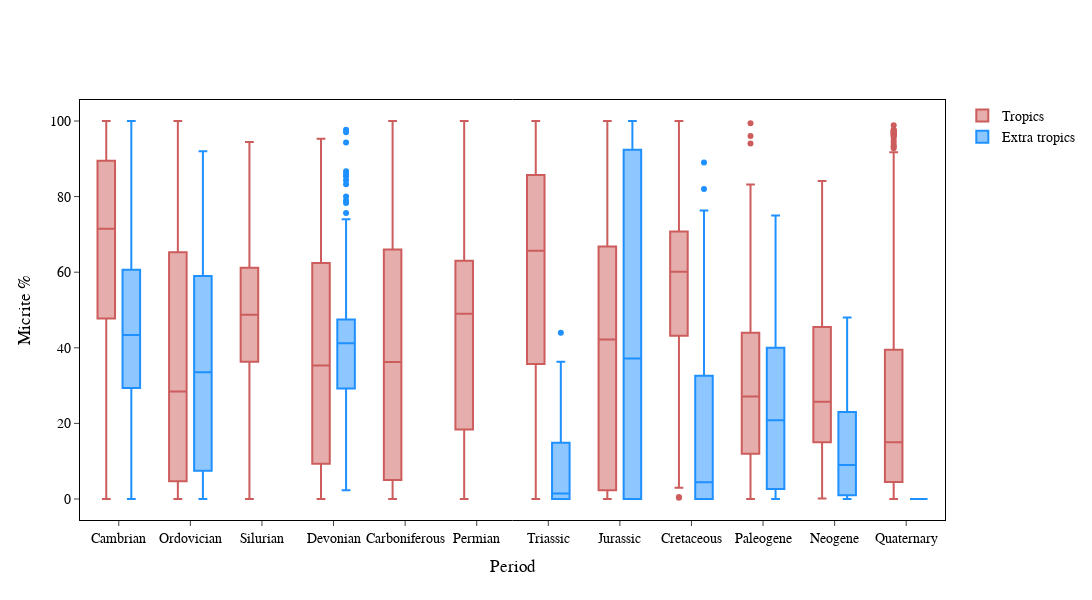

Notebook cell for this chart:
### Code cell
fig = go.Figure()

fig.add_trace(go.Box(x=data_skeletal_tropics['period'], y=data_skeletal_tropics['micrite'], marker_color = 'indianred',
                    name='Tropics'))
fig.add_trace(go.Box(x=data_skeletal_extratropics['period'], y=data_skeletal_extratropics['micrite'], marker_color = 'dodgerblue',
                    name='Extra tropics'))

fig.update_xaxes(title='Period')
fig.update_yaxes(title='Micrite %')
fig.update_xaxes(ticks = 'outside',showline = True, 
                         mirror = True,linecolor = 'black')
fig.update_yaxes(ticks = 'outside',showline = True, 
                         mirror = True,linecolor = 'black')

fig.update_layout(height=600,width = 1200,font_color = 'black', font_family='Helvetica',font_size=14,
                 paper_bgcolor = 'white',
                 plot_bgcolor = 'white', boxmode='group')

fig.show()
# fig.write_image('./figures/Figure_S6.png', scale=6)

### Figure 1 — Plotly figure (JSON) as saved in the notebook; plotly's stock layout.template omitted (floating-point values rounded to 4 significant figures; data arrays with more than 128 entries replaced by an {"elided": "..."} marker saying what was removed)
{"data": [{"marker": {"color": "indianred"}, "name": "Tropics", "type": "box", "x": {"elided": "5362 str values"}, "y": {"elided": "5362 float values"}}, {"marker": {"color": "dodgerblue"}, "name": "Extra tropics", "type": "box", "x": {"elided": "2387 str values"}, "y": {"elided": "2387 float values"}}], "layout": {"boxmode": "group", "font": {"color": "black", "family": "Helvetica", "size": 14}, "height": 600, "paper_bgcolor": "white", "plot_bgcolor": "white", "width": 1200, "xaxis": {"linecolor": "black", "mirror": true, "showline": true, "ticks": "outside", "title": {"text": "Period"}}, "yaxis": {"linecolor": "black", "mirror": true, "showline": true, "ticks": "outside", "title": {"text": "Micrite %"}}}}
